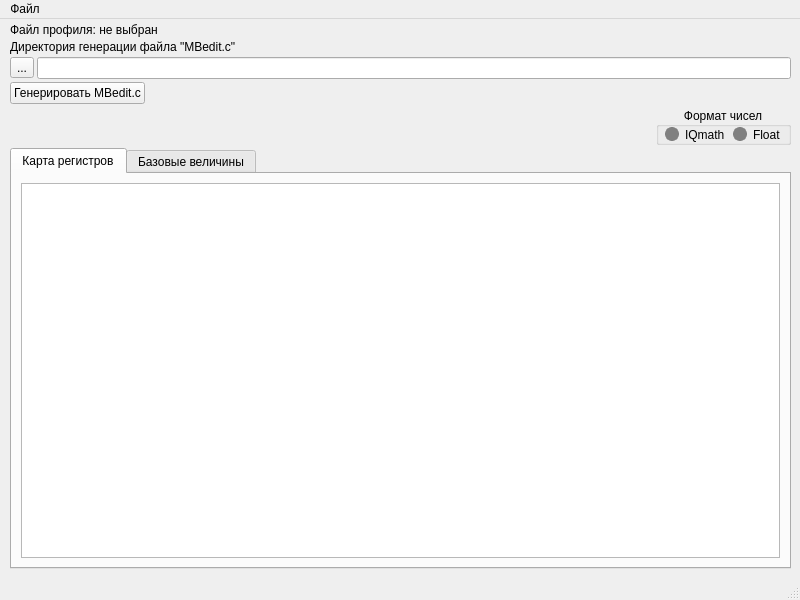
<?xml version="1.0" encoding="UTF-8"?>
<ui version="4.0">
 <class>MainWindow</class>
 <widget class="QMainWindow" name="MainWindow">
  <property name="geometry">
   <rect>
    <x>0</x>
    <y>0</y>
    <width>800</width>
    <height>600</height>
   </rect>
  </property>
  <property name="windowTitle">
   <string>MainWindow</string>
  </property>
  <widget class="QWidget" name="centralwidget">
   <layout class="QVBoxLayout" name="verticalLayout">
    <property name="spacing">
     <number>3</number>
    </property>
    <property name="leftMargin">
     <number>10</number>
    </property>
    <property name="topMargin">
     <number>4</number>
    </property>
    <item>
     <widget class="QLabel" name="fileLabel">
      <property name="layoutDirection">
       <enum>Qt::LayoutDirection::LeftToRight</enum>
      </property>
      <property name="text">
       <string>Файл профиля: не выбран</string>
      </property>
     </widget>
    </item>
    <item>
     <layout class="QVBoxLayout" name="verticalLayout_3">
      <item>
       <widget class="QLabel" name="label">
        <property name="text">
         <string>Директория генерации файла &quot;MBedit.c&quot;</string>
        </property>
       </widget>
      </item>
      <item>
       <layout class="QHBoxLayout" name="horizontalLayout">
        <item>
         <widget class="QToolButton" name="toolBtnGenPath">
          <property name="text">
           <string>...</string>
          </property>
         </widget>
        </item>
        <item>
         <widget class="QLineEdit" name="lineEditFieGenDir"/>
        </item>
       </layout>
      </item>
     </layout>
    </item>
    <item alignment="Qt::AlignmentFlag::AlignLeft">
     <widget class="QPushButton" name="startGenBtn">
      <property name="text">
       <string>Генерировать MBedit.c</string>
      </property>
     </widget>
    </item>
    <item alignment="Qt::AlignmentFlag::AlignRight">
     <widget class="QGroupBox" name="groupBox">
      <property name="styleSheet">
       <string notr="true">QRadioButton::indicator {
    border-radius: 7px;
}

QRadioButton::indicator:unchecked {
    background-color: #808080;
    border: 2px solid #808080;
}

QRadioButton::indicator:checked {
    background-color: white;
    border: 3px solid #808080;
}</string>
      </property>
      <property name="title">
       <string>Формат чисел</string>
      </property>
      <property name="alignment">
       <set>Qt::AlignmentFlag::AlignCenter</set>
      </property>
      <layout class="QHBoxLayout" name="horizontalLayout_2">
       <property name="spacing">
        <number>7</number>
       </property>
       <property name="leftMargin">
        <number>6</number>
       </property>
       <property name="topMargin">
        <number>0</number>
       </property>
       <property name="rightMargin">
        <number>6</number>
       </property>
       <property name="bottomMargin">
        <number>0</number>
       </property>
       <item>
        <widget class="QRadioButton" name="radioButton">
         <property name="text">
          <string>IQmath</string>
         </property>
        </widget>
       </item>
       <item>
        <widget class="QRadioButton" name="radioButton_2">
         <property name="text">
          <string>Float</string>
         </property>
        </widget>
       </item>
      </layout>
     </widget>
    </item>
    <item>
     <widget class="QTabWidget" name="tabWidget">
      <property name="toolTip">
       <string>&lt;html&gt;&lt;head/&gt;&lt;body&gt;&lt;p&gt;&lt;br/&gt;&lt;/p&gt;&lt;/body&gt;&lt;/html&gt;</string>
      </property>
      <property name="layoutDirection">
       <enum>Qt::LayoutDirection::LeftToRight</enum>
      </property>
      <property name="currentIndex">
       <number>0</number>
      </property>
      <widget class="QWidget" name="tabProfile">
       <attribute name="title">
        <string>Карта регистров</string>
       </attribute>
       <layout class="QVBoxLayout" name="verticalLayout_2">
        <item>
         <widget class="QTableWidget" name="tableWidget"/>
        </item>
       </layout>
      </widget>
      <widget class="QWidget" name="tabProfileSettings">
       <attribute name="title">
        <string>Базовые величины</string>
       </attribute>
       <layout class="QVBoxLayout" name="verticalLayout_4">
        <item>
         <widget class="QTableWidget" name="tableWidgetBaseValues"/>
        </item>
       </layout>
      </widget>
     </widget>
    </item>
   </layout>
  </widget>
  <widget class="QMenuBar" name="menubar">
   <property name="geometry">
    <rect>
     <x>0</x>
     <y>0</y>
     <width>800</width>
     <height>21</height>
    </rect>
   </property>
   <widget class="QMenu" name="menu">
    <property name="title">
     <string>Файл</string>
    </property>
    <addaction name="open"/>
    <addaction name="save"/>
    <addaction name="saveAs"/>
    <addaction name="exportToExcel"/>
    <addaction name="importFromExcel"/>
   </widget>
   <addaction name="menu"/>
  </widget>
  <widget class="QStatusBar" name="statusbar"/>
  <action name="open">
   <property name="text">
    <string>Открыть</string>
   </property>
  </action>
  <action name="save">
   <property name="text">
    <string>Сохранить</string>
   </property>
  </action>
  <action name="saveAs">
   <property name="text">
    <string>Сохранить как</string>
   </property>
  </action>
  <action name="exportToExcel">
   <property name="text">
    <string>Экспорт в Excel</string>
   </property>
  </action>
  <action name="importFromExcel">
   <property name="text">
    <string>Импорт из Excel</string>
   </property>
  </action>
 </widget>
 <resources/>
 <connections/>
</ui>
